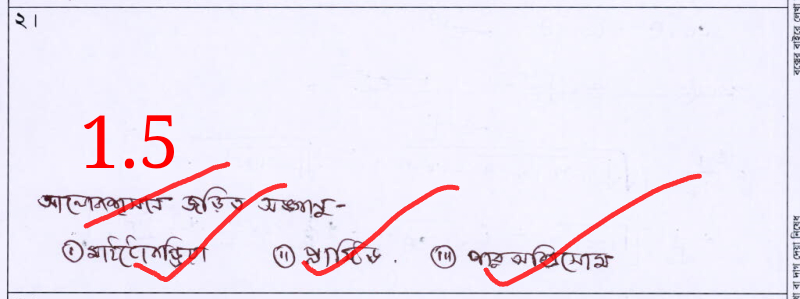
#> input picture code/other/109450647559.jpg, 800 x 299 px
$ python -i redink.py   (imports and definitions only)
#> lines starting #> are read from the running program, lines starting #| are printed output that depends on the picture; after the words box and inside, x2 and y2 are one past the last pixel; in counts of white or black regions, pixels touching at a corner belong together
#> further down, picture is the input picture: shape (299, 800, 3); mean B, G, R 244.2, 232.3, 238.8
"""Red-ink detection and erasure (pure computer vision).

The teacher's marks (score, ticks, crosses, circles) are in red ballpoint. The
student's answer and the printed question are black/blue-black. We isolate red
pixels in HSV, then inpaint them away so the grader never sees teacher ink.

INVARIANT: the grader must only ever see the erased image produced here.
"""
from __future__ import annotations

from pathlib import Path

import cv2
import numpy as np


def red_mask(bgr: np.ndarray) -> np.ndarray:
    """Return a uint8 {0,255} mask of red-ink pixels.

    Red hue wraps around the 0/180 boundary in OpenCV's HSV, so we OR two
    ranges. We also require the red channel to clearly dominate green/blue in
    BGR, which rejects the dark near-neutral strokes of black/blue-black pen
    that can drift to a reddish hue at low saturation.
    """
    hsv = cv2.cvtColor(bgr, cv2.COLOR_BGR2HSV)
#> hsv: shape (299, 800, 3); mean H, S, V 122.5, 17.9, 249.1
    lower1 = np.array([0, 60, 40], dtype=np.uint8)
    upper1 = np.array([12, 255, 255], dtype=np.uint8)
    lower2 = np.array([165, 60, 40], dtype=np.uint8)
    upper2 = np.array([180, 255, 255], dtype=np.uint8)
    mask = cv2.inRange(hsv, lower1, upper1) | cv2.inRange(hsv, lower2, upper2)
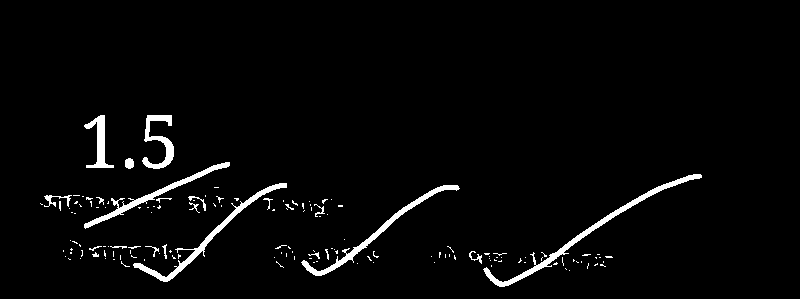
#> mask: shape (299, 800); 2.9% white; 147 white regions (125 under 20 px), largest, box (x1, y1, x2, y2) and area: (483, 174, 702, 287) 1370, (133, 183, 287, 282) 1086, (301, 185, 460, 276) 1037

    b, g, r = cv2.split(bgr.astype(np.int16))
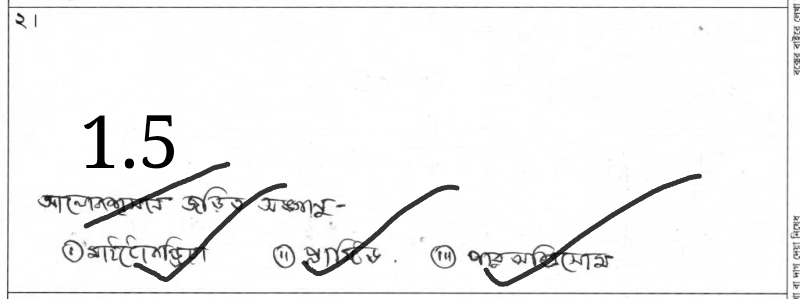
#> b: shape (299, 800) int16; min 0, max 255, mean 244.2
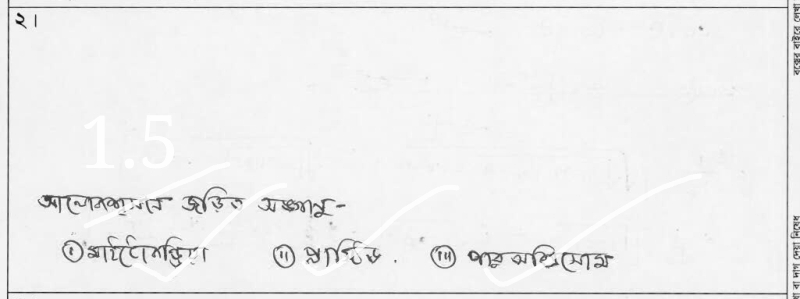
#> r: shape (299, 800) int16; min 9, max 255, mean 238.8
    dominant = ((r - g > 40) & (r - b > 40)).astype(np.uint8) * 255
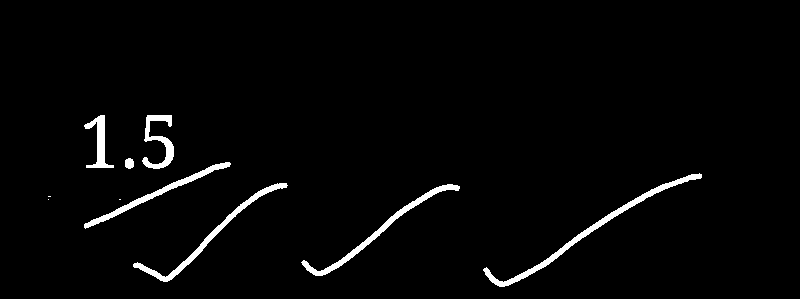
#> dominant: shape (299, 800); 2.4% white; 10 white regions (3 under 20 px), largest, box (x1, y1, x2, y2) and area: (483, 173, 702, 287) 1409, (301, 184, 460, 276) 1063, (133, 183, 288, 282) 1062
    mask = cv2.bitwise_and(mask, dominant)
#> mask: shape (299, 800); 2.3% white; 10 white regions (3 under 20 px), largest, box (x1, y1, x2, y2) and area: (483, 174, 702, 287) 1321, (133, 183, 287, 282) 1020, (301, 185, 460, 276) 993

    # Drop specks, then reconnect strokes.
    mask = cv2.morphologyEx(mask, cv2.MORPH_OPEN, np.ones((2, 2), np.uint8))
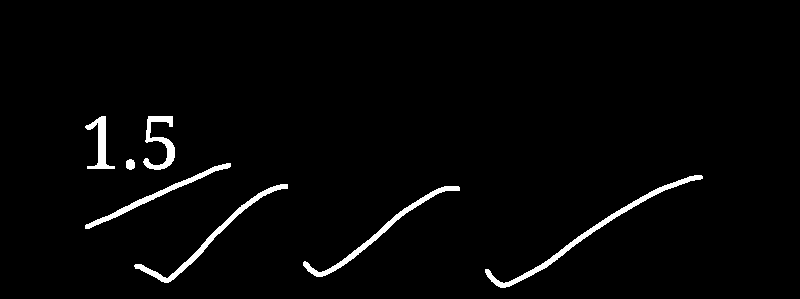
#> mask: shape (299, 800); 2.3% white; 7 white regions, largest, box (x1, y1, x2, y2) and area: (485, 175, 703, 288) 1319, (134, 184, 288, 283) 1020, (303, 186, 460, 277) 990
    mask = cv2.morphologyEx(mask, cv2.MORPH_CLOSE, np.ones((3, 3), np.uint8))
#> mask: shape (299, 800); 2.3% white; 7 white regions, largest, box (x1, y1, x2, y2) and area: (485, 175, 703, 288) 1321, (134, 184, 288, 283) 1022, (303, 186, 460, 277) 990
    return mask


def erase_red(bgr: np.ndarray) -> np.ndarray:
    """Remove red ink by inpainting the (dilated) red mask from its surroundings."""
    mask = red_mask(bgr)
    dilated = cv2.dilate(mask, np.ones((3, 3), np.uint8), iterations=1)
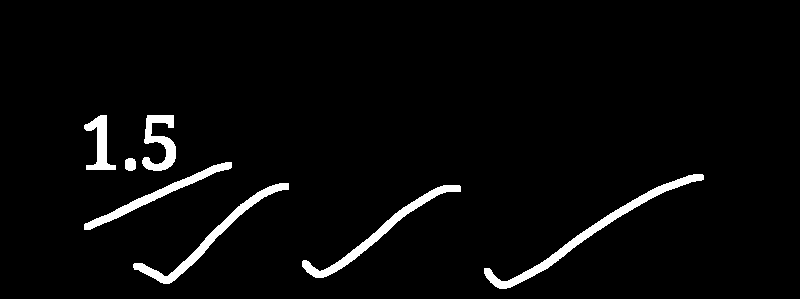
#> dilated: shape (299, 800); 3.4% white; 7 white regions, largest, box (x1, y1, x2, y2) and area: (484, 174, 704, 289) 2013, (133, 183, 289, 284) 1558, (302, 185, 461, 278) 1512
    return cv2.inpaint(bgr, dilated, inpaintRadius=3, flags=cv2.INPAINT_TELEA)
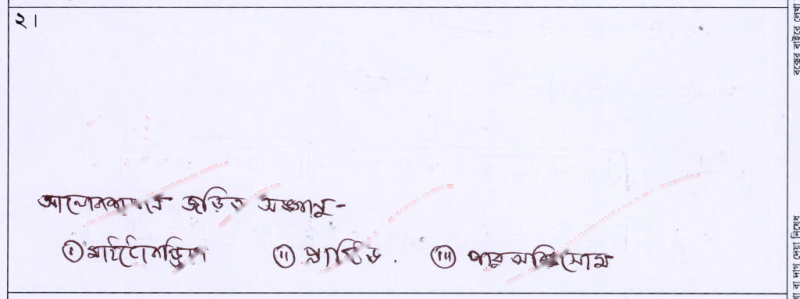
#> returned value: shape (299, 800, 3); mean of channels 0, 1, 2 248.5, 236.3, 238.4; drawn as B, G, R


def red_fraction(bgr: np.ndarray) -> float:
    """Share of pixels flagged as red — a blank/unmarked script trends toward 0."""
    return float(np.count_nonzero(red_mask(bgr))) / bgr[:, :, 0].size


def erase_file(src: Path, dst: Path) -> None:
    img = cv2.imread(str(src))
    if img is None:
        raise ValueError(f"could not read image: {src}")
    cv2.imwrite(str(dst), erase_red(img))


def overlay_file(src: Path, dst: Path) -> None:
    """Write a QA image: red mask painted bright green over the original."""
    img = cv2.imread(str(src))
    if img is None:
        raise ValueError(f"could not read image: {src}")
    mask = red_mask(img)
    vis = img.copy()
    vis[mask > 0] = (0, 255, 0)
    cv2.imwrite(str(dst), vis)

>>> import cv2
>>> picture = cv2.imread('../other/109450647559.jpg')
>>> result = erase_red(picture)

$ run again, on code/other/110462848545.jpg
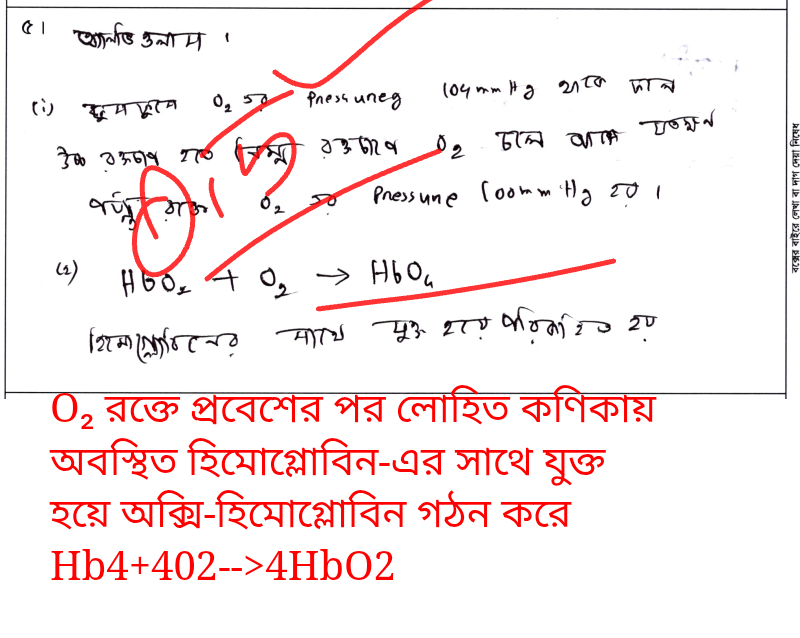
#> input picture code/other/110462848545.jpg, 800 x 638 px
#> picture is the input picture: shape (638, 800, 3); mean B, G, R 236.9, 236.7, 248.7
#> hsv: shape (638, 800, 3); mean H, S, V 9.7, 13.4, 248.8
#> in red_mask, `mask = cv2.inRange(hsv, lower1, upper1) | cv2.inRange(hsv, lower2, upp..`:
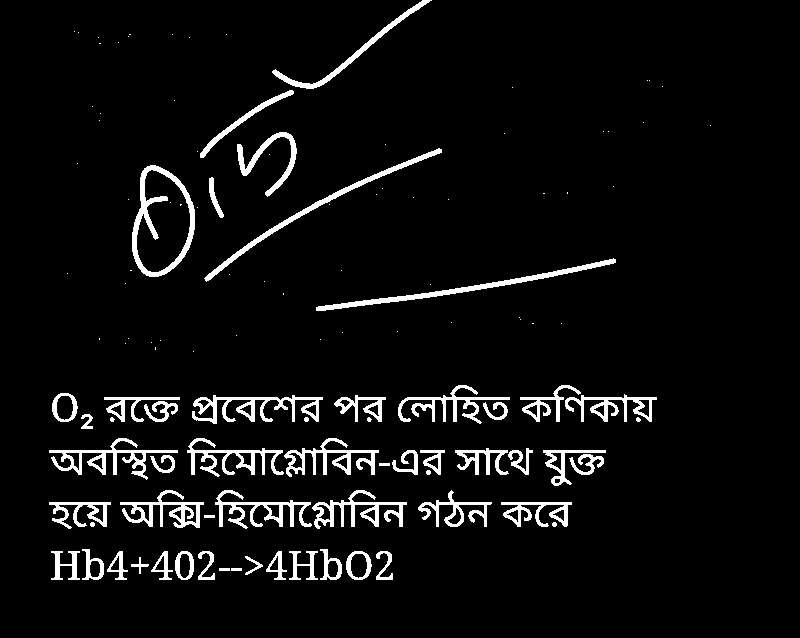
#> mask: shape (638, 800); 5.5% white; 120 white regions (66 under 20 px), largest, box (x1, y1, x2, y2) and area: (132, 165, 195, 277) 1686, (316, 258, 616, 311) 1553, (204, 148, 442, 282) 1399
#> dominant: shape (638, 800); 5.8% white; 57 white regions, largest, box (x1, y1, x2, y2) and area: (131, 165, 196, 278) 1823, (316, 258, 616, 312) 1749, (204, 148, 442, 282) 1562
#> in erase_red, `dilated = cv2.dilate(mask, np.ones((3, 3), np.uint8), iterations=1)`:
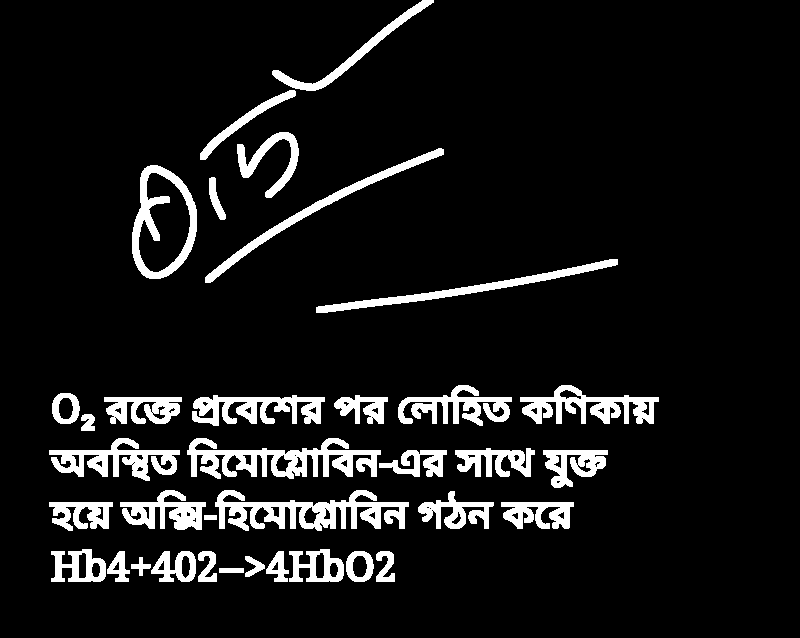
#> dilated: shape (638, 800); 8.9% white; 36 white regions, largest, box (x1, y1, x2, y2) and area: (215, 490, 409, 531) 3817, (187, 438, 381, 479) 3773, (520, 385, 659, 424) 2528

$ run again, on code/other/113999100138.jpg
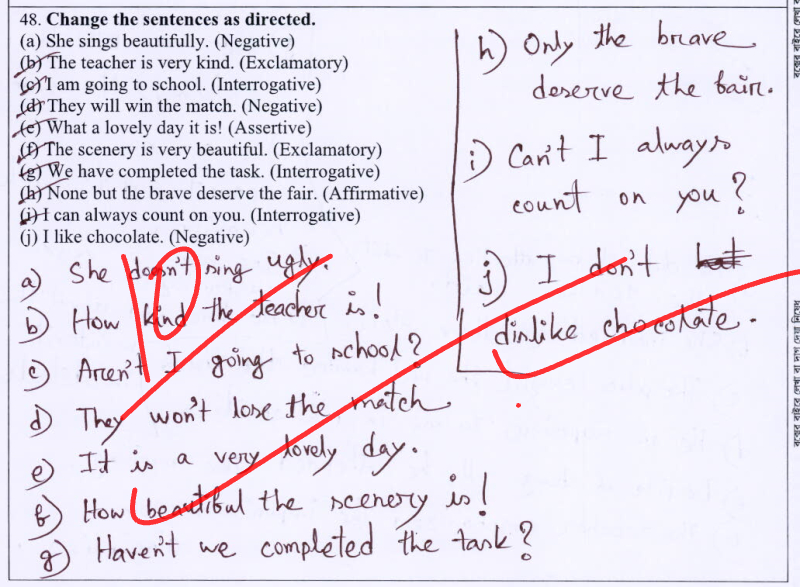
#> input picture code/other/113999100138.jpg, 800 x 587 px
#> picture is the input picture: shape (587, 800, 3); mean B, G, R 236.8, 225.1, 230.8
#> hsv: shape (587, 800, 3); mean H, S, V 123.5, 18.1, 240.6
#> in red_mask, `mask = cv2.inRange(hsv, lower1, upper1) | cv2.inRange(hsv, lower2, upp..`:
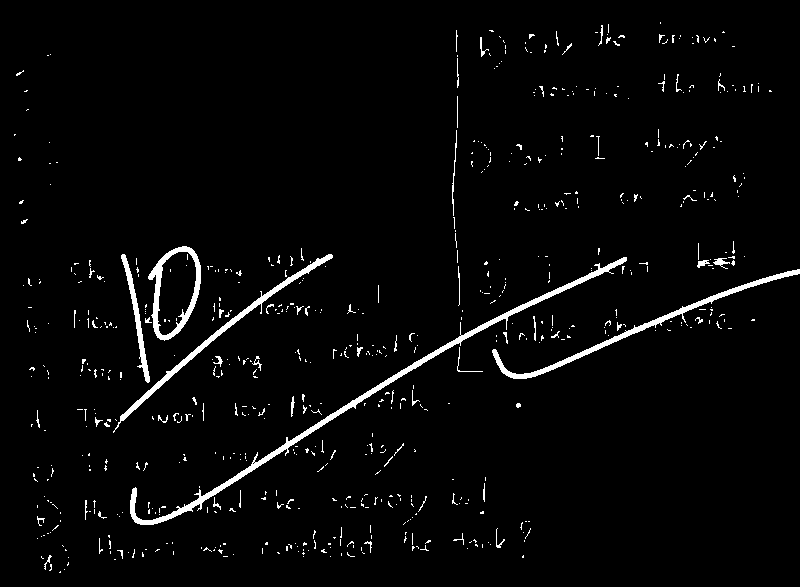
#> mask: shape (587, 800); 2.9% white; 671 white regions (608 under 20 px), largest, box (x1, y1, x2, y2) and area: (130, 257, 627, 525) 3281, (492, 269, 800, 379) 1779, (113, 254, 333, 433) 1490
#> dominant: shape (587, 800); 1.9% white; 12 white regions (6 under 20 px), largest, box (x1, y1, x2, y2) and area: (130, 257, 628, 526) 3369, (492, 269, 800, 380) 1931, (120, 253, 333, 421) 1515, (148, 246, 201, 341) 1261, (121, 254, 151, 383) 726, (516, 403, 521, 408) 23
#> dilated: shape (587, 800); 2.6% white; 6 white regions, box (x1, y1, x2, y2) and area: (130, 257, 629, 527) 4715, (492, 269, 800, 381) 2625, (120, 254, 335, 423) 2200, (148, 246, 203, 342) 1781, (121, 254, 152, 385) 994, (516, 403, 523, 410) 44
#> in erase_red, `return cv2.inpaint(bgr, dilated, inpaintRadius=3, flags=cv2.INPAINT_TE..`:
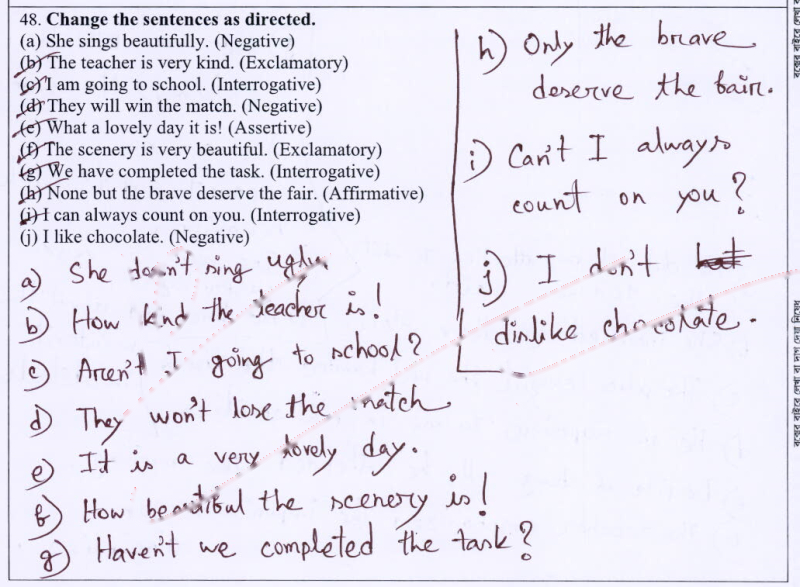
#> returned value: shape (587, 800, 3); mean of channels 0, 1, 2 239.9, 228.1, 230.5; drawn as B, G, R
